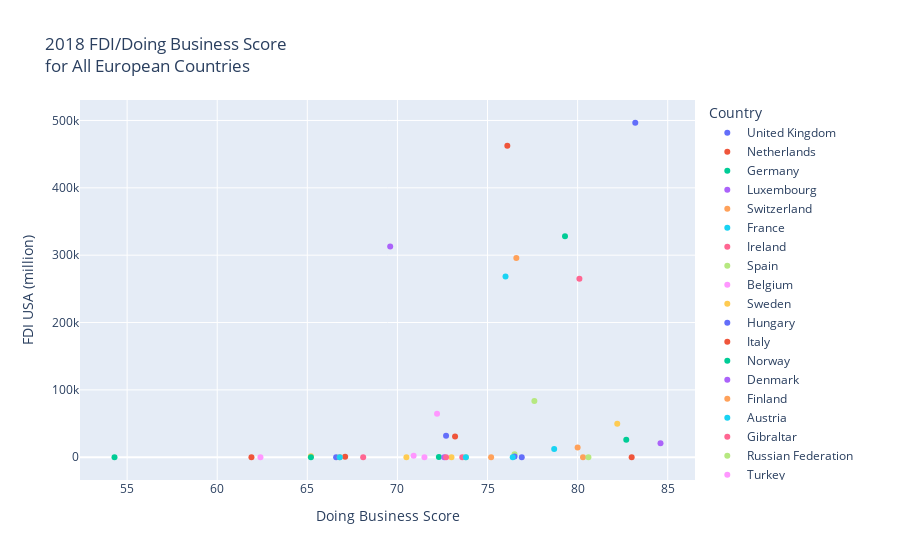

The code cell stored with this chart in its notebook:
### Code cell
# create scatter plot showing relationship between FDI and Doing Business Score for all countries
europe_fdi_db_scatter = px.scatter(
    europe_format_name,
    x="Doing Business Score",
    y="FDI USA (million)",
    title="2018 FDI/Doing Business Score<br>for All European Countries",
    color="Country",
)
europe_fdi_db_scatter.write_image("europe_fdi_db_scatter.png")
europe_fdi_db_scatter

### Figure 1 — Plotly figure (JSON) as saved in the notebook; plotly's stock layout.template omitted (floating-point values rounded to 4 significant figures)
{"data": [{"hovertemplate": "Country=United Kingdom<br>Doing Business Score=%{x}<br>FDI USA (million)=%{y}<extra></extra>", "legendgroup": "United Kingdom", "marker": {"color": "#636efa", "symbol": "circle"}, "mode": "markers", "name": "United Kingdom", "orientation": "v", "showlegend": true, "type": "scatter", "x": [83.2], "xaxis": "x", "y": [496622], "yaxis": "y"}, {"hovertemplate": "Country=Netherlands<br>Doing Business Score=%{x}<br>FDI USA (million)=%{y}<extra></extra>", "legendgroup": "Netherlands", "marker": {"color": "#EF553B", "symbol": "circle"}, "mode": "markers", "name": "Netherlands", "orientation": "v", "showlegend": true, "type": "scatter", "x": [76.1], "xaxis": "x", "y": [462303], "yaxis": "y"}, {"hovertemplate": "Country=Germany<br>Doing Business Score=%{x}<br>FDI USA (million)=%{y}<extra></extra>", "legendgroup": "Germany", "marker": {"color": "#00cc96", "symbol": "circle"}, "mode": "markers", "name": "Germany", "orientation": "v", "showlegend": true, "type": "scatter", "x": [79.3], "xaxis": "x", "y": [328124], "yaxis": "y"}, {"hovertemplate": "Country=Luxembourg<br>Doing Business Score=%{x}<br>FDI USA (million)=%{y}<extra></extra>", "legendgroup": "Luxembourg", "marker": {"color": "#ab63fa", "symbol": "circle"}, "mode": "markers", "name": "Luxembourg", "orientation": "v", "showlegend": true, "type": "scatter", "x": [69.6], "xaxis": "x", "y": [312976], "yaxis": "y"}, {"hovertemplate": "Country=Switzerland<br>Doing Business Score=%{x}<br>FDI USA (million)=%{y}<extra></extra>", "legendgroup": "Switzerland", "marker": {"color": "#FFA15A", "symbol": "circle"}, "mode": "markers", "name": "Switzerland", "orientation": "v", "showlegend": true, "type": "scatter", "x": [76.6], "xaxis": "x", "y": [295783], "yaxis": "y"}, {"hovertemplate": "Country=France<br>Doing Business Score=%{x}<br>FDI USA (million)=%{y}<extra></extra>", "legendgroup": "France", "marker": {"color": "#19d3f3", "symbol": "circle"}, "mode": "markers", "name": "France", "orientation": "v", "showlegend": true, "type": "scatter", "x": [76], "xaxis": "x", "y": [268169], "yaxis": "y"}, {"hovertemplate": "Country=Ireland<br>Doing Business Score=%{x}<br>FDI USA (million)=%{y}<extra></extra>", "legendgroup": "Ireland", "marker": {"color": "#FF6692", "symbol": "circle"}, "mode": "markers", "name": "Ireland", "orientation": "v", "showlegend": true, "type": "scatter", "x": [80.1], "xaxis": "x", "y": [265004], "yaxis": "y"}, {"hovertemplate": "Country=Spain<br>Doing Business Score=%{x}<br>FDI USA (million)=%{y}<extra></extra>", "legendgroup": "Spain", "marker": {"color": "#B6E880", "symbol": "circle"}, "mode": "markers", "name": "Spain", "orientation": "v", "showlegend": true, "type": "scatter", "x": [77.6], "xaxis": "x", "y": [83379], "yaxis": "y"}, {"hovertemplate": "Country=Belgium<br>Doing Business Score=%{x}<br>FDI USA (million)=%{y}<extra></extra>", "legendgroup": "Belgium", "marker": {"color": "#FF97FF", "symbol": "circle"}, "mode": "markers", "name": "Belgium", "orientation": "v", "showlegend": true, "type": "scatter", "x": [72.2], "xaxis": "x", "y": [64661], "yaxis": "y"}, {"hovertemplate": "Country=Sweden<br>Doing Business Score=%{x}<br>FDI USA (million)=%{y}<extra></extra>", "legendgroup": "Sweden", "marker": {"color": "#FECB52", "symbol": "circle"}, "mode": "markers", "name": "Sweden", "orientation": "v", "showlegend": true, "type": "scatter", "x": [82.2], "xaxis": "x", "y": [49546], "yaxis": "y"}, {"hovertemplate": "Country=Hungary<br>Doing Business Score=%{x}<br>FDI USA (million)=%{y}<extra></extra>", "legendgroup": "Hungary", "marker": {"color": "#636efa", "symbol": "circle"}, "mode": "markers", "name": "Hungary", "orientation": "v", "showlegend": true, "type": "scatter", "x": [72.7], "xaxis": "x", "y": [31730], "yaxis": "y"}, {"hovertemplate": "Country=Italy<br>Doing Business Score=%{x}<br>FDI USA (million)=%{y}<extra></extra>", "legendgroup": "Italy", "marker": {"color": "#EF553B", "symbol": "circle"}, "mode": "markers", "name": "Italy", "orientation": "v", "showlegend": true, "type": "scatter", "x": [73.2], "xaxis": "x", "y": [30749], "yaxis": "y"}, {"hovertemplate": "Country=Norway<br>Doing Business Score=%{x}<br>FDI USA (million)=%{y}<extra></extra>", "legendgroup": "Norway", "marker": {"color": "#00cc96", "symbol": "circle"}, "mode": "markers", "name": "Norway", "orientation": "v", "showlegend": true, "type": "scatter", "x": [82.7], "xaxis": "x", "y": [26007], "yaxis": "y"}, {"hovertemplate": "Country=Denmark<br>Doing Business Score=%{x}<br>FDI USA (million)=%{y}<extra></extra>", "legendgroup": "Denmark", "marker": {"color": "#ab63fa", "symbol": "circle"}, "mode": "markers", "name": "Denmark", "orientation": "v", "showlegend": true, "type": "scatter", "x": [84.6], "xaxis": "x", "y": [20654], "yaxis": "y"}, {"hovertemplate": "Country=Finland<br>Doing Business Score=%{x}<br>FDI USA (million)=%{y}<extra></extra>", "legendgroup": "Finland", "marker": {"color": "#FFA15A", "symbol": "circle"}, "mode": "markers", "name": "Finland", "orientation": "v", "showlegend": true, "type": "scatter", "x": [80], "xaxis": "x", "y": [14464], "yaxis": "y"}, {"hovertemplate": "Country=Austria<br>Doing Business Score=%{x}<br>FDI USA (million)=%{y}<extra></extra>", "legendgroup": "Austria", "marker": {"color": "#19d3f3", "symbol": "circle"}, "mode": "markers", "name": "Austria", "orientation": "v", "showlegend": true, "type": "scatter", "x": [78.7], "xaxis": "x", "y": [12392], "yaxis": "y"}, {"hovertemplate": "Country=Gibraltar<br>Doing Business Score=%{x}<br>FDI USA (million)=%{y}<extra></extra>", "legendgroup": "Gibraltar", "marker": {"color": "#FF6692", "symbol": "circle"}, "mode": "markers", "name": "Gibraltar", "orientation": "v", "showlegend": true, "type": "scatter", "x": [null], "xaxis": "x", "y": [9367], "yaxis": "y"}, {"hovertemplate": "Country=Russian Federation<br>Doing Business Score=%{x}<br>FDI USA (million)=%{y}<extra></extra>", "legendgroup": "Russian Federation", "marker": {"color": "#B6E880", "symbol": "circle"}, "mode": "markers", "name": "Russian Federation", "orientation": "v", "showlegend": true, "type": "scatter", "x": [76.5], "xaxis": "x", "y": [4455], "yaxis": "y"}, {"hovertemplate": "Country=Turkey<br>Doing Business Score=%{x}<br>FDI USA (million)=%{y}<extra></extra>", "legendgroup": "Turkey", "marker": {"color": "#FF97FF", "symbol": "circle"}, "mode": "markers", "name": "Turkey", "orientation": "v", "showlegend": true, "type": "scatter", "x": [70.9], "xaxis": "x", "y": [2175], "yaxis": "y"}, {"hovertemplate": "Country=Malta<br>Doing Business Score=%{x}<br>FDI USA (million)=%{y}<extra></extra>", "legendgroup": "Malta", "marker": {"color": "#FECB52", "symbol": "circle"}, "mode": "markers", "name": "Malta", "orientation": "v", "showlegend": true, "type": "scatter", "x": [65.2], "xaxis": "x", "y": [1557], "yaxis": "y"}, {"hovertemplate": "Country=Portugal<br>Doing Business Score=%{x}<br>FDI USA (million)=%{y}<extra></extra>", "legendgroup": "Portugal", "marker": {"color": "#636efa", "symbol": "circle"}, "mode": "markers", "name": "Portugal", "orientation": "v", "showlegend": true, "type": "scatter", "x": [76.5], "xaxis": "x", "y": [1056], "yaxis": "y"}, {"hovertemplate": "Country=Greece<br>Doing Business Score=%{x}<br>FDI USA (million)=%{y}<extra></extra>", "legendgroup": "Greece", "marker": {"color": "#EF553B", "symbol": "circle"}, "mode": "markers", "name": "Greece", "orientation": "v", "showlegend": true, "type": "scatter", "x": [67.1], "xaxis": "x", "y": [639], "yaxis": "y"}, {"hovertemplate": "Country=Cyprus<br>Doing Business Score=%{x}<br>FDI USA (million)=%{y}<extra></extra>", "legendgroup": "Cyprus", "marker": {"color": "#00cc96", "symbol": "circle"}, "mode": "markers", "name": "Cyprus", "orientation": "v", "showlegend": true, "type": "scatter", "x": [72.3], "xaxis": "x", "y": [323], "yaxis": "y"}, {"hovertemplate": "Country=Croatia<br>Doing Business Score=%{x}<br>FDI USA (million)=%{y}<extra></extra>", "legendgroup": "Croatia", "marker": {"color": "#ab63fa", "symbol": "circle"}, "mode": "markers", "name": "Croatia", "orientation": "v", "showlegend": true, "type": "scatter", "x": [72.6], "xaxis": "x", "y": [19], "yaxis": "y"}, {"hovertemplate": "Country=Slovak Republic<br>Doing Business Score=%{x}<br>FDI USA (million)=%{y}<extra></extra>", "legendgroup": "Slovak Republic", "marker": {"color": "#FFA15A", "symbol": "circle"}, "mode": "markers", "name": "Slovak Republic", "orientation": "v", "showlegend": true, "type": "scatter", "x": [75.2], "xaxis": "x", "y": [14], "yaxis": "y"}, {"hovertemplate": "Country=Slovenia<br>Doing Business Score=%{x}<br>FDI USA (million)=%{y}<extra></extra>", "legendgroup": "Slovenia", "marker": {"color": "#19d3f3", "symbol": "circle"}, "mode": "markers", "name": "Slovenia", "orientation": "v", "showlegend": true, "type": "scatter", "x": [76.4], "xaxis": "x", "y": [6], "yaxis": "y"}, {"hovertemplate": "Country=Belarus<br>Doing Business Score=%{x}<br>FDI USA (million)=%{y}<extra></extra>", "legendgroup": "Belarus", "marker": {"color": "#FF6692", "symbol": "circle"}, "mode": "markers", "name": "Belarus", "orientation": "v", "showlegend": true, "type": "scatter", "x": [73.6], "xaxis": "x", "y": [4], "yaxis": "y"}, {"hovertemplate": "Country=Serbia<br>Doing Business Score=%{x}<br>FDI USA (million)=%{y}<extra></extra>", "legendgroup": "Serbia", "marker": {"color": "#B6E880", "symbol": "circle"}, "mode": "markers", "name": "Serbia", "orientation": "v", "showlegend": true, "type": "scatter", "x": [73.8], "xaxis": "x", "y": [3], "yaxis": "y"}, {"hovertemplate": "Country=Armenia<br>Doing Business Score=%{x}<br>FDI USA (million)=%{y}<extra></extra>", "legendgroup": "Armenia", "marker": {"color": "#FF97FF", "symbol": "circle"}, "mode": "markers", "name": "Armenia", "orientation": "v", "showlegend": true, "type": "scatter", "x": [71.5], "xaxis": "x", "y": [3], "yaxis": "y"}, {"hovertemplate": "Country=Romania<br>Doing Business Score=%{x}<br>FDI USA (million)=%{y}<extra></extra>", "legendgroup": "Romania", "marker": {"color": "#FECB52", "symbol": "circle"}, "mode": "markers", "name": "Romania", "orientation": "v", "showlegend": true, "type": "scatter", "x": [73], "xaxis": "x", "y": [3], "yaxis": "y"}, {"hovertemplate": "Country=Uzbekistan<br>Doing Business Score=%{x}<br>FDI USA (million)=%{y}<extra></extra>", "legendgroup": "Uzbekistan", "marker": {"color": "#636efa", "symbol": "circle"}, "mode": "markers", "name": "Uzbekistan", "orientation": "v", "showlegend": true, "type": "scatter", "x": [66.6], "xaxis": "x", "y": [0], "yaxis": "y"}, {"hovertemplate": "Country=San Marino<br>Doing Business Score=%{x}<br>FDI USA (million)=%{y}<extra></extra>", "legendgroup": "San Marino", "marker": {"color": "#EF553B", "symbol": "circle"}, "mode": "markers", "name": "San Marino", "orientation": "v", "showlegend": true, "type": "scatter", "x": [61.9], "xaxis": "x", "y": [0], "yaxis": "y"}, {"hovertemplate": "Country=Tajikistan<br>Doing Business Score=%{x}<br>FDI USA (million)=%{y}<extra></extra>", "legendgroup": "Tajikistan", "marker": {"color": "#00cc96", "symbol": "circle"}, "mode": "markers", "name": "Tajikistan", "orientation": "v", "showlegend": true, "type": "scatter", "x": [54.3], "xaxis": "x", "y": [0], "yaxis": "y"}, {"hovertemplate": "Country=Turkmenistan<br>Doing Business Score=%{x}<br>FDI USA (million)=%{y}<extra></extra>", "legendgroup": "Turkmenistan", "marker": {"color": "#ab63fa", "symbol": "circle"}, "mode": "markers", "name": "Turkmenistan", "orientation": "v", "showlegend": true, "type": "scatter", "x": [null], "xaxis": "x", "y": [0], "yaxis": "y"}, {"hovertemplate": "Country=Albania<br>Doing Business Score=%{x}<br>FDI USA (million)=%{y}<extra></extra>", "legendgroup": "Albania", "marker": {"color": "#FFA15A", "symbol": "circle"}, "mode": "markers", "name": "Albania", "orientation": "v", "showlegend": true, "type": "scatter", "x": [66.8], "xaxis": "x", "y": [0], "yaxis": "y"}, {"hovertemplate": "Country=Montenegro<br>Doing Business Score=%{x}<br>FDI USA (million)=%{y}<extra></extra>", "legendgroup": "Montenegro", "marker": {"color": "#19d3f3", "symbol": "circle"}, "mode": "markers", "name": "Montenegro", "orientation": "v", "showlegend": true, "type": "scatter", "x": [73.8], "xaxis": "x", "y": [0], "yaxis": "y"}, {"hovertemplate": "Country=Moldova<br>Doing Business Score=%{x}<br>FDI USA (million)=%{y}<extra></extra>", "legendgroup": "Moldova", "marker": {"color": "#FF6692", "symbol": "circle"}, "mode": "markers", "name": "Moldova", "orientation": "v", "showlegend": true, "type": "scatter", "x": [72.7], "xaxis": "x", "y": [0], "yaxis": "y"}, {"hovertemplate": "Country=Andorra<br>Doing Business Score=%{x}<br>FDI USA (million)=%{y}<extra></extra>", "legendgroup": "Andorra", "marker": {"color": "#B6E880", "symbol": "circle"}, "mode": "markers", "name": "Andorra", "orientation": "v", "showlegend": true, "type": "scatter", "x": [null], "xaxis": "x", "y": [0], "yaxis": "y"}, {"hovertemplate": "Country=Kyrgyz Republic<br>Doing Business Score=%{x}<br>FDI USA (million)=%{y}<extra></extra>", "legendgroup": "Kyrgyz Republic", "marker": {"color": "#FF97FF", "symbol": "circle"}, "mode": "markers", "name": "Kyrgyz Republic", "orientation": "v", "showlegend": true, "type": "scatter", "x": [62.4], "xaxis": "x", "y": [0], "yaxis": "y"}, {"hovertemplate": "Country=Kosovo<br>Doing Business Score=%{x}<br>FDI USA (million)=%{y}<extra></extra>", "legendgroup": "Kosovo", "marker": {"color": "#FECB52", "symbol": "circle"}, "mode": "markers", "name": "Kosovo", "orientation": "v", "showlegend": true, "type": "scatter", "x": [70.5], "xaxis": "x", "y": [0], "yaxis": "y"}, {"hovertemplate": "Country=Kazakhstan<br>Doing Business Score=%{x}<br>FDI USA (million)=%{y}<extra></extra>", "legendgroup": "Kazakhstan", "marker": {"color": "#636efa", "symbol": "circle"}, "mode": "markers", "name": "Kazakhstan", "orientation": "v", "showlegend": true, "type": "scatter", "x": [76.9], "xaxis": "x", "y": [0], "yaxis": "y"}, {"hovertemplate": "Country=Georgia<br>Doing Business Score=%{x}<br>FDI USA (million)=%{y}<extra></extra>", "legendgroup": "Georgia", "marker": {"color": "#EF553B", "symbol": "circle"}, "mode": "markers", "name": "Georgia", "orientation": "v", "showlegend": true, "type": "scatter", "x": [83], "xaxis": "x", "y": [0], "yaxis": "y"}, {"hovertemplate": "Country=Bosnia and Herzegovina<br>Doing Business Score=%{x}<br>FDI USA (million)=%{y}<extra></extra>", "legendgroup": "Bosnia and Herzegovina", "marker": {"color": "#00cc96", "symbol": "circle"}, "mode": "markers", "name": "Bosnia and Herzegovina", "orientation": "v", "showlegend": true, "type": "scatter", "x": [65.2], "xaxis": "x", "y": [0], "yaxis": "y"}, {"hovertemplate": "Country=Vatican City<br>Doing Business Score=%{x}<br>FDI USA (million)=%{y}<extra></extra>", "legendgroup": "Vatican City", "marker": {"color": "#ab63fa", "symbol": "circle"}, "mode": "markers", "name": "Vatican City", "orientation": "v", "showlegend": true, "type": "scatter", "x": [null], "xaxis": "x", "y": [0], "yaxis": "y"}, {"hovertemplate": "Country=North Macedonia<br>Doing Business Score=%{x}<br>FDI USA (million)=%{y}<extra></extra>", "legendgroup": "North Macedonia", "marker": {"color": "#FFA15A", "symbol": "circle"}, "mode": "markers", "name": "North Macedonia", "orientation": "v", "showlegend": true, "type": "scatter", "x": [80.3], "xaxis": "x", "y": [-1], "yaxis": "y"}, {"hovertemplate": "Country=Azerbaijan<br>Doing Business Score=%{x}<br>FDI USA (million)=%{y}<extra></extra>", "legendgroup": "Azerbaijan", "marker": {"color": "#19d3f3", "symbol": "circle"}, "mode": "markers", "name": "Azerbaijan", "orientation": "v", "showlegend": true, "type": "scatter", "x": [66.8], "xaxis": "x", "y": [-2], "yaxis": "y"}, {"hovertemplate": "Country=Ukraine<br>Doing Business Score=%{x}<br>FDI USA (million)=%{y}<extra></extra>", "legendgroup": "Ukraine", "marker": {"color": "#FF6692", "symbol": "circle"}, "mode": "markers", "name": "Ukraine", "orientation": "v", "showlegend": true, "type": "scatter", "x": [68.1], "xaxis": "x", "y": [-3], "yaxis": "y"}, {"hovertemplate": "Country=Lithuania<br>Doing Business Score=%{x}<br>FDI USA (million)=%{y}<extra></extra>", "legendgroup": "Lithuania", "marker": {"color": "#B6E880", "symbol": "circle"}, "mode": "markers", "name": "Lithuania", "orientation": "v", "showlegend": true, "type": "scatter", "x": [80.6], "xaxis": "x", "y": [-4], "yaxis": "y"}, {"hovertemplate": "Country=Monaco<br>Doing Business Score=%{x}<br>FDI USA (million)=%{y}<extra></extra>", "legendgroup": "Monaco", "marker": {"color": "#FF97FF", "symbol": "circle"}, "mode": "markers", "name": "Monaco", "orientation": "v", "showlegend": true, "type": "scatter", "x": [null], "xaxis": "x", "y": [-26], "yaxis": "y"}], "layout": {"autosize": true, "legend": {"title": {"text": "Country"}, "tracegroupgap": 0}, "title": {"text": "2018 FDI/Doing Business Score<br>for All European Countries"}, "xaxis": {"anchor": "y", "autorange": true, "domain": [0, 1], "range": [52.39, 86.51], "title": {"text": "Doing Business Score"}, "type": "linear"}, "yaxis": {"anchor": "x", "autorange": true, "domain": [0, 1], "range": [-36400.0, 533000.0], "title": {"text": "FDI USA (million)"}, "type": "linear"}}}
